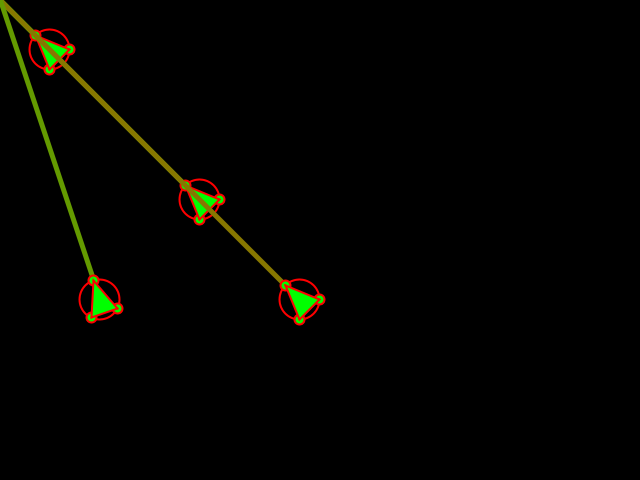
Frame 1 (no input)
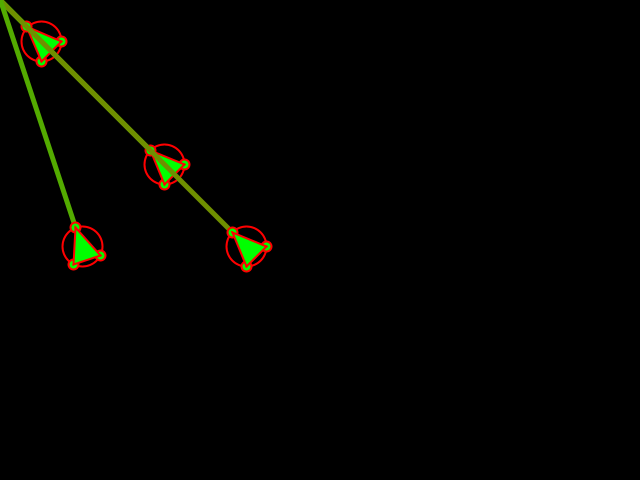
Frame 60 (the mouse pressed at the canvas centre just before this capture)
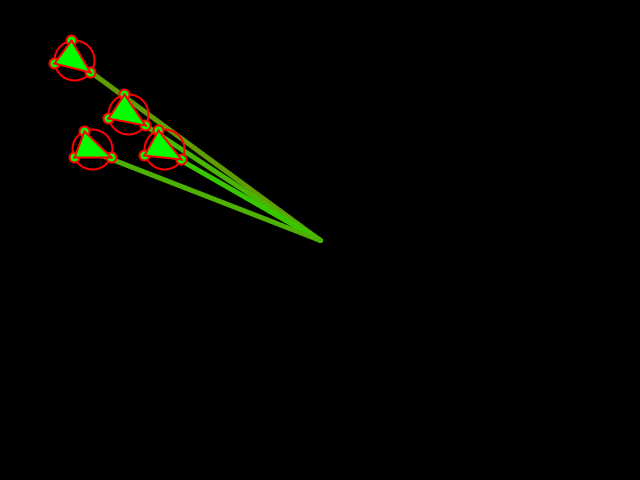
Frame 120 (the mouse held since frame 60 and released just before this capture)

The Processing sketch that drew these frames (run headless with seeded random() and noise(); from frame 60 on, the mouse is pressed at the canvas centre):

// Processing sketch: PhysicSandbox
// ── PhysicSandbox.pde
/*Vectors fun. (c) Joonas Viskari 2021 */


/*Physics Sandbox*/
Sandbox sandbox;

void setup()
{
  frameRate(50);
  size(640,480);
  
  sandbox = new Sandbox(this);
  sandbox.add(new PhysObject(new PVector(50,50)));
  sandbox.add(new PhysObject(new PVector(200,200))); 
  sandbox.add(new PhysObject(new PVector(300,300))); 
  sandbox.add(new PhysObject(new PVector(100,300))); 
}

void draw()
{
  background(0);
  sandbox.update();
}

class PhysObject
{
    PVector p;
    PVector a;
    PVector v;
    float mass;
    
    PhysObject(PVector p)
    {
        this.p = new PVector(p.x, p.y); 
        this.a = new PVector(0.0,0);
        this.v = new PVector(0,0);
        mass = 1;
    }
    
    void update()
    {
      v = v.add(a);
      p = p.add(v);                  
    }
    
    void setAcceleration(PVector a)
    {
        this.a = a; 
    }
    
}

class Sandbox
{
    final float g = 0.0;    //gravity value
    final float k = 0.0001; //spring constant
    PApplet parent;
    ArrayList<PhysObject> objects;

    Sandbox(PApplet parent)
    {
        this.parent = parent;
        objects = new ArrayList<PhysObject>();
    }
    
    void add(PhysObject o)
    {
        objects.add(o);  
    }
    
    void update()
    {
      for (PhysObject o : objects)
      {
        moveObject(o);
        drawObject(o);
      }        
    } 
    
    void moveObject(PhysObject o)
    {
        PVector gravity = new PVector(0,g);
        PVector dir = new PVector(mouseX, mouseY);
        PVector p = o.p;
        
        float intensity = map(p.dist(dir), //distance of cursor and object
                              0, 
                              dist(0, 0, width, height), //max distance
                              0, 255);
     
        strokeWeight(5);    
        stroke(intensity,255-intensity,0);
        parent.line(o.p.x, o.p.y, dir.x, dir.y );  
       
        //vector from object to mouse cursor
        dir = dir.sub(p);       
        dir.mult(k);       
        dir = dir.add(gravity);
       
        o.setAcceleration(dir);
        o.update();
    }
    
    void drawObject(PhysObject o)
    {
        /*ship heading is same as acceleration vector */
        Ship ship = new Ship(o.p, o.a.heading());
        strokeWeight(2); 
        ship.setCanvas(parent);
        ship.draw();         
    }    
}


/* Visualization of object*/
class Ship
{
  PApplet canvas;
  
  PVector p0;
  PVector p1;
  PVector p2;
  PVector p3; 
  float r;
  float angle;

  void setCanvas(PApplet pa)
  {
      canvas = pa;
  }
     
  Ship(PVector p, float rads)
  {
      setPosAndAngle(p,rads); 
  }

  void setPosAndAngle(PVector p, float rads)
  {
    r = 20;
    angle = rads;
    p0 = new PVector(p.x, p.y);
    p1 = PVector.fromAngle((angle));
    p1.setMag(r);
    p1=p1.add(p0);

    p2 = PVector.fromAngle((angle+radians(90+45)));
    p2.setMag(r);
    p2=p2.add(p0);

    p3 = PVector.fromAngle((angle-radians(90+45)));
    p3.setMag(r);
    p3=p3.add(p0);       
  }

  void circle(PVector c, float r)
  {
      canvas.circle(c.x,c.y,r);
  }
  
  void line(PVector p1, PVector p2)
  {
      canvas.line(p1.x,p1.y,p2.x,p2.y);
  }

  void draw()
  {
    fill(255,0,0);
    circle(p0,10);
    
    stroke(255,0,0);
    noFill();
    circle(p0,r*2);
    fill(0,255,0);
    circle(p1,10);
    circle(p2,10);
    circle(p3,10);
    
    line(p0,p1);
    line(p0,p2);
    line(p0,p3);
    
    triangle(p1.x, p1.y,
             p2.x, p2.y,
             p3.x, p3.y);    
  }
  
  void setAngleRad(float angle)
  {
      setPosAndAngle(this.p0,angle);
  }
  
  
  void setHeadingTo(PVector dir)
  {
      canvas.line(p0.x,p0.y,dir.x,dir.y);
      dir=dir.sub(p0);
      setAngleRad(dir.heading());
  }
         
}
